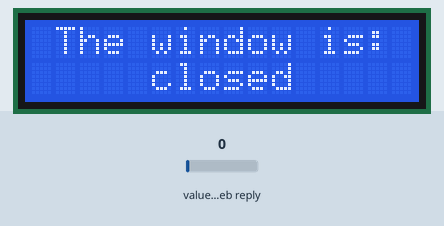
This sketch was run on a simulated ESP8266 (NodeMCU). Shown: 16×2 character LCD. Inputs (shaded band) come from the test bench; at power-on: value in the web reply 0. WiFi joins after 1.5 s; servers stay silent unless stated; web services answer with replies made up by the test bench; what the sketch prints to the serial monitor is not drawn.

Above: at 2.5 s.
2.6 s: value in the web reply set to 25
At 3.1 s:
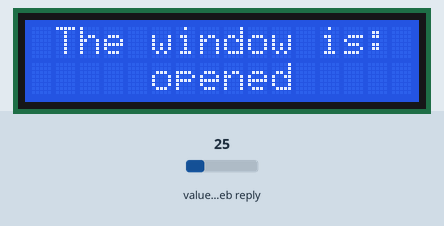
4.3 s: value in the web reply set to 2
At 4.9 s:
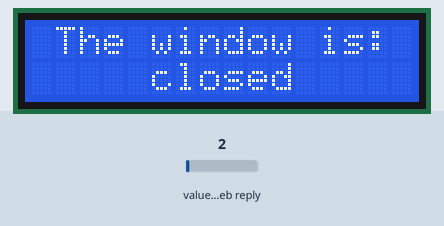
5.9 s: value in the web reply set to 75
At 6.8 s:
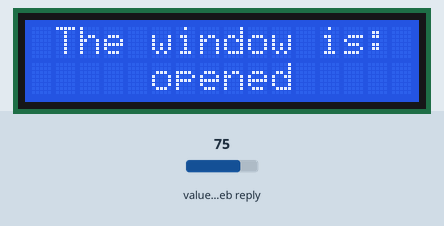
Timing chart, 0 to 8.9 s (numbered marks = the images above; inputs shaded):
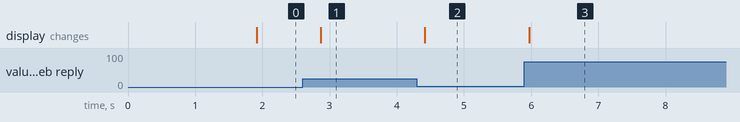

The sketch:

OpenCloseScreen.ino
```cpp
#include <Wire.h>
#include <ESP8266WiFi.h>
#include "ThingSpeak.h"
#include <LiquidCrystal_I2C.h>

// Set the LCD address to 0x27 for a 16 chars and 2 line display
LiquidCrystal_I2C lcd(0x27, 16, 2);

WiFiClient client;

String ssid = "FMI-AIR-NEW";
String pass = "";
int statusCode = 0;
long oldInfo = -1;

unsigned long counterChannelNumber = 722709;            // Channel ID
const char * myCounterReadAPIKey = "LUVMZFRKWNBSO3OQ"; // Read API Key

const int IsClosedField = 4;

String line = " The window is:                              ";

void setup()
{
  Serial.begin(115200);

  Wire.begin(D6, D7);
	// initialize the LCD
	lcd.begin();

  WiFi.mode(WIFI_STA);
  ThingSpeak.begin(client);

	// Turn on the blacklight and print a message.
	lcd.backlight();
}

void loop()
{
	if (WiFi.status() != WL_CONNECTED)
  {
    Serial.print("Connecting to ");
    Serial.print(ssid);
    Serial.println(" ....");
    while (WiFi.waitForConnectResult() != WL_CONNECTED)
    {
      Serial.print(WiFi.status());
      WiFi.begin(ssid, pass);
      delay(1000);
    }
    Serial.println("Connected to Wi-Fi Succesfully.");
  }

  //---------------- Channel 1 ----------------//
  long isClosed = ThingSpeak.readLongField(counterChannelNumber, IsClosedField, myCounterReadAPIKey);
  isClosed = (isClosed + 1)%2;

  statusCode = ThingSpeak.getLastReadStatus();
  if (statusCode == 200)
  {
    Serial.println(isClosed);
  }
  else
  {
    Serial.println("Unable to read channel / No internet connection");
  }

  if(oldInfo != isClosed){
    display(isClosed);
    oldInfo = isClosed;
  }
}

void display(long isClosed){
  lcd.backlight();
  lcd.clear();
  if(isClosed == 1){
    lcd.print(line + "closed");
  }else{
    lcd.print(line + "opened");
  }
}
```

Measured:
- after the input at 2.6 s, the display: changes after 0.27 s (image 1)
- after the input at 4.3 s, the display: changes after 0.12 s (image 2)
- after the input at 5.9 s, the display: changes after 0.07 s (image 3)
